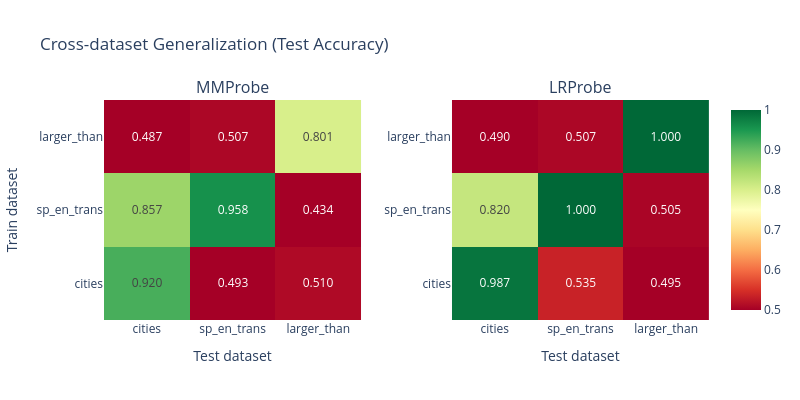

Notebook source saved alongside this figure:
### Code cell
def compute_generalization_matrix(
    train_acts: dict[str, Float[Tensor, "n d"]],
    train_labels: dict[str, Float[Tensor, " n"]],
    test_acts: dict[str, Float[Tensor, "n d"]],
    test_labels: dict[str, Float[Tensor, " n"]],
    dataset_names: list[str],
    probe_cls: type,
) -> Float[Tensor, "n_datasets n_datasets"]:
    """
    Compute a generalization matrix: entry (i, j) is the test accuracy of a probe trained on dataset i
    and evaluated on dataset j.

    Args:
        train_acts, train_labels: Training data per dataset.
        test_acts, test_labels: Test data per dataset.
        dataset_names: Names of datasets (determines matrix ordering).
        probe_cls: Probe class to use (MMProbe or LRProbe), must have from_data and pred methods.

    Returns:
        Tensor of shape [n_datasets, n_datasets] with accuracy values.
    """
    
    n = len(dataset_names)
    matrix = t.zeros(n, n)
    for i, train_name in enumerate(dataset_names):
        probe = probe_cls.from_data(train_acts[train_name], train_labels[train_name])
        for j, test_name in enumerate(dataset_names):
            preds = probe.pred(test_acts[test_name])
            acc = (preds == test_labels[test_name]).float().mean().item()
            matrix[i, j] = acc
    
    return matrix

mm_matrix = compute_generalization_matrix(train_acts, train_labels, test_acts, test_labels, DATASET_NAMES, MMProbe)
lr_matrix = compute_generalization_matrix(train_acts, train_labels, test_acts, test_labels, DATASET_NAMES, LRProbe)

assert mm_matrix.shape == (3, 3), f"Wrong shape: {mm_matrix.shape}"
assert (mm_matrix.diag() > 0.6).all(), "In-distribution accuracy should be at least 60%"

# Heatmap visualization
fig = make_subplots(rows=1, cols=2, subplot_titles=["MMProbe", "LRProbe"], horizontal_spacing=0.15)

for idx, (matrix, name) in enumerate([(mm_matrix, "MM"), (lr_matrix, "LR")]):
    text_vals = [[f"{matrix[i, j]:.3f}" for j in range(len(DATASET_NAMES))] for i in range(len(DATASET_NAMES))]
    fig.add_trace(
        go.Heatmap(
            z=matrix.numpy(),
            x=DATASET_NAMES,
            y=DATASET_NAMES,
            text=text_vals,
            texttemplate="%{text}",
            colorscale="RdYlGn",
            zmin=0.5,
            zmax=1.0,
            showscale=(idx == 1),
        ),
        row=1,
        col=idx + 1,
    )
    fig.update_yaxes(title_text="Train dataset" if idx == 0 else "", row=1, col=idx + 1)
    fig.update_xaxes(title_text="Test dataset", row=1, col=idx + 1)

fig.update_layout(title="Cross-dataset Generalization (Test Accuracy)", height=400, width=800)
fig.show()

# Cosine similarity between probe directions
mm_directions = {name: MMProbe.from_data(train_acts[name], train_labels[name]).direction for name in DATASET_NAMES}
lr_directions = {name: LRProbe.from_data(train_acts[name], train_labels[name]).direction for name in DATASET_NAMES}

print("\nPairwise cosine similarity between probe directions:")
for probe_name, directions in [("MM", mm_directions), ("LR", lr_directions)]:
    print(f"\n  {probe_name}Probe:")
    for i, n1 in enumerate(DATASET_NAMES):
        for j, n2 in enumerate(DATASET_NAMES):
            if j > i:
                d1 = directions[n1] / directions[n1].norm()
                d2 = directions[n2] / directions[n2].norm()
                print(f"    {n1} vs {n2}: {(d1 @ d2).item():.4f}")

### Figure 1 — Plotly figure (JSON) as saved in the notebook; plotly's stock layout.template omitted (floating-point values rounded to 4 significant figures)
{"data": [{"colorscale": [[0, "rgb(165,0,38)"], [0.1, "rgb(215,48,39)"], [0.2, "rgb(244,109,67)"], [0.3, "rgb(253,174,97)"], [0.4, "rgb(254,224,139)"], [0.5, "rgb(255,255,191)"], [0.6, "rgb(217,239,139)"], [0.7, "rgb(166,217,106)"], [0.8, "rgb(102,189,99)"], [0.9, "rgb(26,152,80)"], [1, "rgb(0,104,55)"]], "showscale": false, "text": [["0.920", "0.493", "0.510"], ["0.857", "0.958", "0.434"], ["0.487", "0.507", "0.801"]], "texttemplate": "%{text}", "type": "heatmap", "x": ["cities", "sp_en_trans", "larger_than"], "xaxis": "x", "y": ["cities", "sp_en_trans", "larger_than"], "yaxis": "y", "z": [[0.92, 0.493, 0.5101], [0.8567, 0.9577, 0.4343], [0.4867, 0.507, 0.8005]], "zmax": 1, "zmin": 0.5}, {"colorscale": [[0, "rgb(165,0,38)"], [0.1, "rgb(215,48,39)"], [0.2, "rgb(244,109,67)"], [0.3, "rgb(253,174,97)"], [0.4, "rgb(254,224,139)"], [0.5, "rgb(255,255,191)"], [0.6, "rgb(217,239,139)"], [0.7, "rgb(166,217,106)"], [0.8, "rgb(102,189,99)"], [0.9, "rgb(26,152,80)"], [1, "rgb(0,104,55)"]], "showscale": true, "text": [["0.987", "0.535", "0.495"], ["0.820", "1.000", "0.505"], ["0.490", "0.507", "1.000"]], "texttemplate": "%{text}", "type": "heatmap", "x": ["cities", "sp_en_trans", "larger_than"], "xaxis": "x2", "y": ["cities", "sp_en_trans", "larger_than"], "yaxis": "y2", "z": [[0.9867, 0.5352, 0.4949], [0.82, 1.0, 0.5051], [0.49, 0.507, 1.0]], "zmax": 1, "zmin": 0.5}], "layout": {"annotations": [{"font": {"size": 16}, "showarrow": false, "text": "MMProbe", "x": 0.2125, "xanchor": "center", "xref": "paper", "y": 1, "yanchor": "bottom", "yref": "paper"}, {"font": {"size": 16}, "showarrow": false, "text": "LRProbe", "x": 0.7875, "xanchor": "center", "xref": "paper", "y": 1, "yanchor": "bottom", "yref": "paper"}], "height": 400, "title": {"text": "Cross-dataset Generalization (Test Accuracy)"}, "width": 800, "xaxis": {"anchor": "y", "domain": [0, 0.425], "title": {"text": "Test dataset"}}, "xaxis2": {"anchor": "y2", "domain": [0.575, 1], "title": {"text": "Test dataset"}}, "yaxis": {"anchor": "x", "domain": [0, 1], "title": {"text": "Train dataset"}}, "yaxis2": {"anchor": "x2", "domain": [0, 1], "title": {"text": ""}}}}
